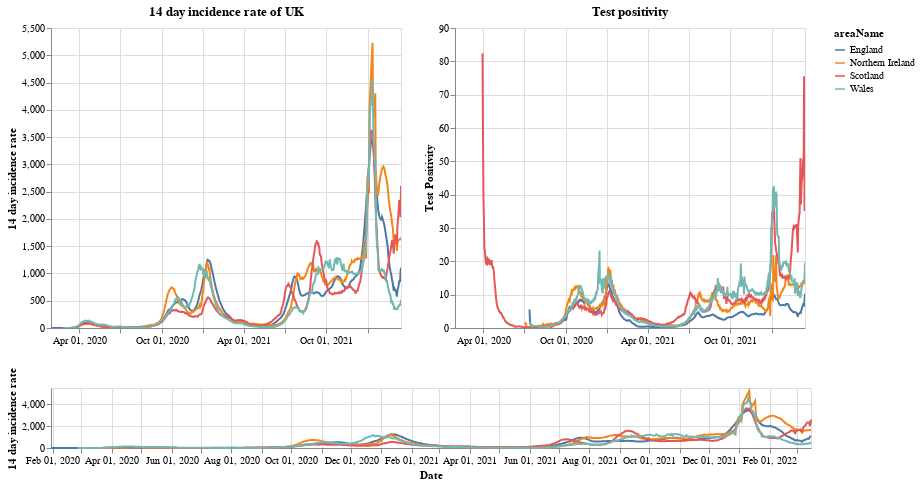

Notebook code cell kept with this figure:
### Markdown cell above
# Plots

First a plot with each country in the UK. The top right shows the positivity rate for (which is the percentage of registered tests which were positive) while the top left is the 14 day incidence rate. The bottom chart can be used to select the timeframe (does not work on a mobile device).

### Code cell
#collapse
brush = alt.selection(type='interval', name='DateBrush',encodings=['x'],fields=['Time'])
leg_selection = alt.selection_multi(fields=['areaName'], bind='legend')

base = alt.Chart(uk_cases).mark_line().encode(
    x=alt.X("yearmonthdate(date):T", axis=alt.Axis(title='Date')),
    y=alt.Y("twoWeeklyCasesRate:Q", axis=alt.Axis(title='14 day incidence rate')),
    tooltip=['areaName', 'date','twoWeeklyCasesRate', 'testPositivity'],
    color='areaName',
    opacity=alt.condition(leg_selection, alt.value(2), alt.value(0.1))
).add_selection(leg_selection).properties(width=350)

upper = base.encode(alt.X('yearmonthdate(date):T', axis=alt.Axis(title=''),
                         scale=alt.Scale(domain=brush))
                   ).properties(title=f'14 day incidence rate of UK')
upper_right = upper.encode(alt.Y('testPositivity:Q', axis=alt.Axis(title='Test Positivity'))).properties(title='Test positivity')
lower = base.properties(height=60, width = 760).add_selection(brush)

(upper | upper_right) & lower

### Figure 1 — Vega-Lite specification as saved in the notebook (floating-point values rounded to 4 significant figures; data arrays with more than 128 entries replaced by an {"elided": "..."} marker saying what was removed)
{"config": {"view": {"continuousWidth": 400, "continuousHeight": 300}}, "vconcat": [{"hconcat": [{"mark": "line", "encoding": {"color": {"type": "nominal", "field": "areaName"}, "opacity": {"condition": {"value": 2, "selection": "selector001"}, "value": 0.1}, "tooltip": [{"type": "nominal", "field": "areaName"}, {"type": "temporal", "field": "date"}, {"type": "quantitative", "field": "twoWeeklyCasesRate"}, {"type": "quantitative", "field": "testPositivity"}], "x": {"type": "temporal", "axis": {"title": ""}, "field": "date", "scale": {"domain": {"selection": "DateBrush"}}, "timeUnit": "yearmonthdate"}, "y": {"type": "quantitative", "axis": {"title": "14 day incidence rate"}, "field": "twoWeeklyCasesRate"}}, "selection": {"selector001": {"type": "multi", "fields": ["areaName"], "bind": "legend"}}, "title": "14 day incidence rate of UK", "width": 350}, {"mark": "line", "encoding": {"color": {"type": "nominal", "field": "areaName"}, "opacity": {"condition": {"value": 2, "selection": "selector001"}, "value": 0.1}, "tooltip": [{"type": "nominal", "field": "areaName"}, {"type": "temporal", "field": "date"}, {"type": "quantitative", "field": "twoWeeklyCasesRate"}, {"type": "quantitative", "field": "testPositivity"}], "x": {"type": "temporal", "axis": {"title": ""}, "field": "date", "scale": {"domain": {"selection": "DateBrush"}}, "timeUnit": "yearmonthdate"}, "y": {"type": "quantitative", "axis": {"title": "Test Positivity"}, "field": "testPositivity"}}, "selection": {"selector001": {"type": "multi", "fields": ["areaName"], "bind": "legend"}}, "title": "Test positivity", "width": 350}]}, {"mark": "line", "encoding": {"color": {"type": "nominal", "field": "areaName"}, "opacity": {"condition": {"value": 2, "selection": "selector001"}, "value": 0.1}, "tooltip": [{"type": "nominal", "field": "areaName"}, {"type": "temporal", "field": "date"}, {"type": "quantitative", "field": "twoWeeklyCasesRate"}, {"type": "quantitative", "field": "testPositivity"}], "x": {"type": "temporal", "axis": {"title": "Date"}, "field": "date", "timeUnit": "yearmonthdate"}, "y": {"type": "quantitative", "axis": {"title": "14 day incidence rate"}, "field": "twoWeeklyCasesRate"}}, "height": 60, "selection": {"selector001": {"type": "multi", "fields": ["areaName"], "bind": "legend"}, "DateBrush": {"type": "interval", "encodings": ["x"], "fields": ["Time"]}}, "width": 760}], "data": {"name": "data-396b77b49a4030f0b2a9c82162a986c4"}, "$schema": "https://vega.github.io/schema/vega-lite/v4.8.1.json", "datasets": {"data-396b77b49a4030f0b2a9c82162a986c4": {"elided": "3020 records"}}}
